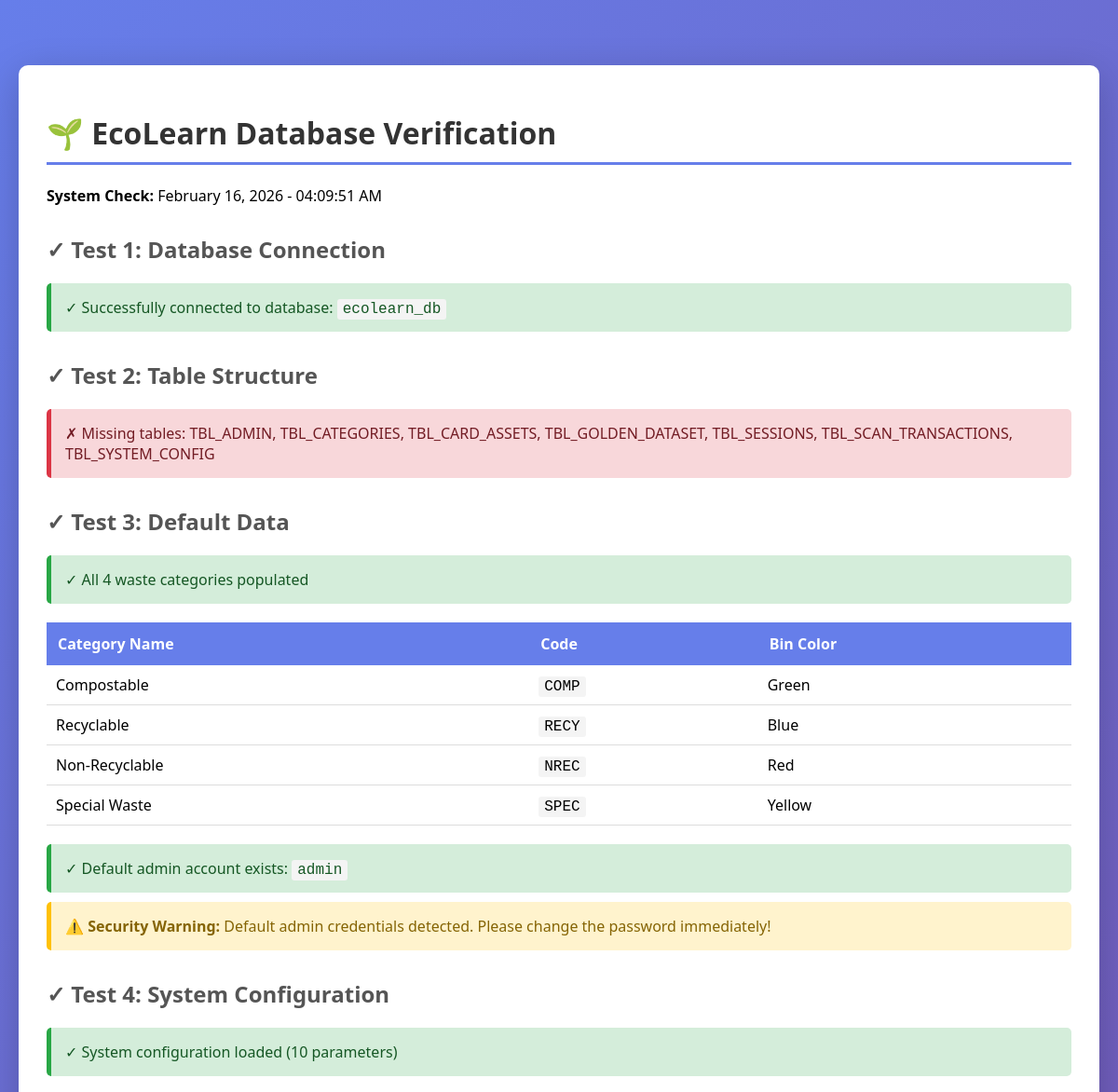
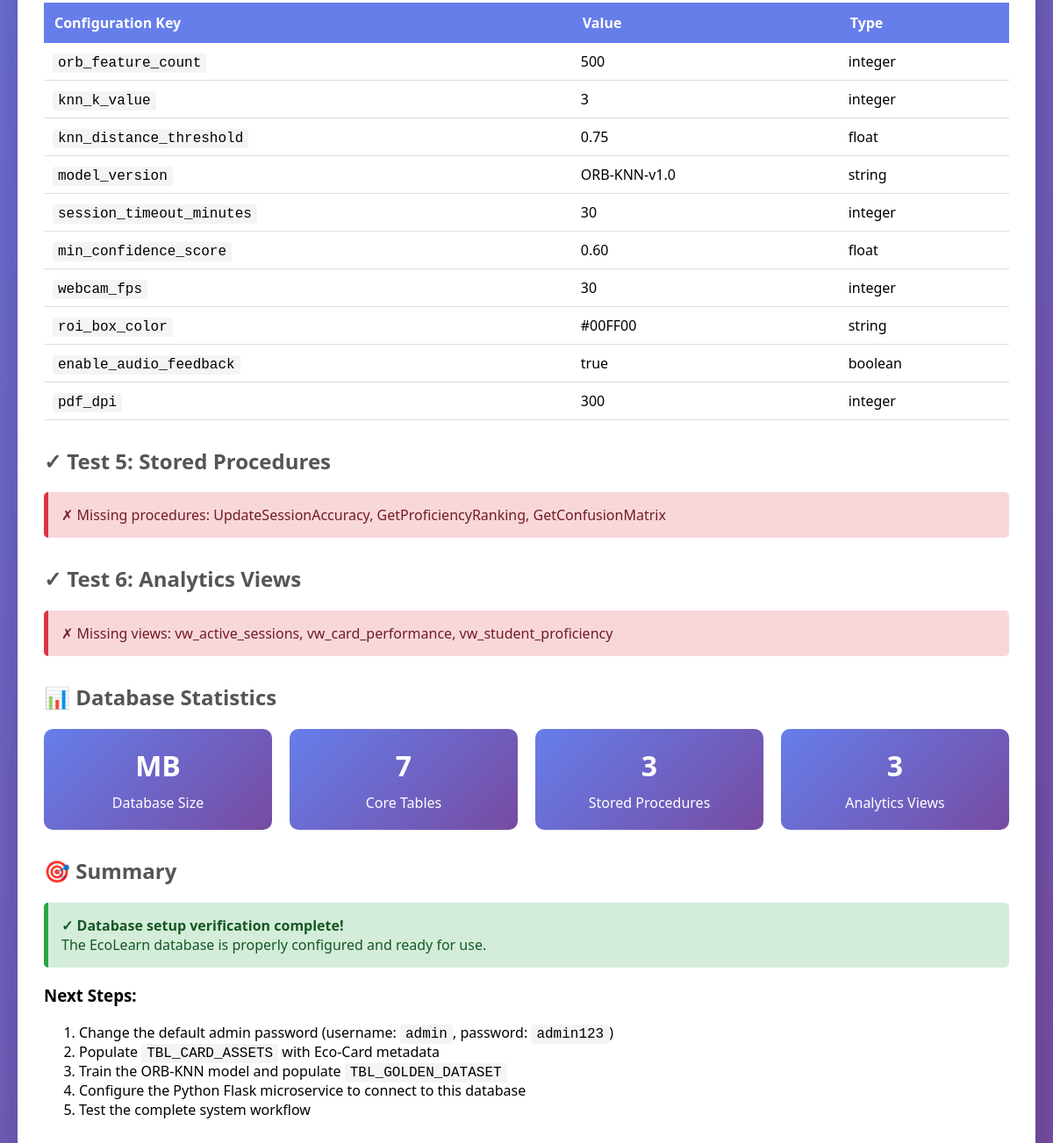
Screenshot of /database/verify_database.php with the database file from the repository (2 pictures, top to bottom).
### tables this page shows
CREATE TABLE TBL_CATEGORIES (
    category_id INT AUTO_INCREMENT PRIMARY KEY,
    category_name VARCHAR(50) NOT NULL UNIQUE COMMENT 'Compostable, Recyclable, Non-Recyclable, Special Waste',
    category_code VARCHAR(20) NOT NULL UNIQUE COMMENT 'Short code: COMP, RECY, NREC, SPEC',
    description TEXT,
    bin_color VARCHAR(30) COMMENT 'Visual identifier: Green, Blue, Red, Yellow',
    display_order INT DEFAULT 0 COMMENT 'For UI sorting',
    is_active TINYINT(1) DEFAULT 1,
    created_at TIMESTAMP DEFAULT CURRENT_TIMESTAMP,
    INDEX idx_code (category_code),
    INDEX idx_active (is_active)
);

CREATE TABLE TBL_SYSTEM_CONFIG (
    config_id INT AUTO_INCREMENT PRIMARY KEY,
    config_key VARCHAR(100) NOT NULL UNIQUE,
    config_value TEXT NOT NULL,
    value_type ENUM('string', 'integer', 'float', 'boolean', 'json') DEFAULT 'string',
    description TEXT,
    is_editable TINYINT(1) DEFAULT 1 COMMENT 'Whether admin can modify',
    last_modified TIMESTAMP DEFAULT CURRENT_TIMESTAMP ON UPDATE CURRENT_TIMESTAMP,
    modified_by INT COMMENT 'Admin who last modified',
    FOREIGN KEY (modified_by) REFERENCES TBL_ADMIN(admin_id) ON DELETE SET NULL ON UPDATE CASCADE,
    INDEX idx_key (config_key)
);

### database/verify_database.php (the view, shortened to what this page needs)
<!DOCTYPE html>
<html lang="en">
<head>
</head>
<body>
    <div class="container">
        <h1>🌱 EcoLearn Database Verification</h1>
        <p><strong>System Check:</strong> <?php echo date('F d, Y - h:i:s A'); ?></p>
<?php
echo "<h2>✓ Test 1: Database Connection</h2>";
try {
    $conn = new mysqli(DB_SERVER, DB_USERNAME, DB_PASSWORD, DB_DATABASE);
    $conn->set_charset("utf8mb4");
    echo '<div class="success">✓ Successfully connected to database: <code>' . DB_DATABASE . '</code></div>';
} catch (Exception $e) {
    echo '<div class="error">✗ Connection failed: ' . htmlspecialchars($e->getMessage()) . '</div>';
    echo '<div class="warning">Make sure XAMPP MySQL is running and the database has been imported.</div>';
    exit;
}
echo "<h2>✓ Test 2: Table Structure</h2>";
$tables_required = [
    'TBL_ADMIN',
    'TBL_CATEGORIES',
    'TBL_CARD_ASSETS',
    'TBL_GOLDEN_DATASET',
    'TBL_SESSIONS',
    'TBL_SCAN_TRANSACTIONS',
    'TBL_SYSTEM_CONFIG'
];
$tables_found = [];
$result = $conn->query("SHOW TABLES");
while ($row = $result->fetch_array()) {
    $tables_found[] = $row[0];
}
$missing_tables = array_diff($tables_required, $tables_found);
if (empty($missing_tables)) {
    echo '<div class="success">✓ All 7 required tables exist</div>';
    echo '<table>';
    echo '<tr><th>Table Name</th><th>Row Count</th><th>Status</th></tr>';
    foreach ($tables_required as $table) {
        $count_result = $conn->query("SELECT COUNT(*) as cnt FROM $table");
        $count = $count_result->fetch_assoc()['cnt'];
        echo "<tr><td><code>$table</code></td><td>$count</td><td>✓ OK</td></tr>";
    }
    echo '</table>';
} else {
    echo '<div class="error">✗ Missing tables: ' . implode(', ', $missing_tables) . '</div>';
}
echo "<h2>✓ Test 3: Default Data</h2>";
$cat_result = $conn->query("SELECT COUNT(*) as cnt FROM TBL_CATEGORIES");
$cat_count = $cat_result->fetch_assoc()['cnt'];
if ($cat_count == 4) {
    echo '<div class="success">✓ All 4 waste categories populated</div>';
    $categories = $conn->query("SELECT category_name, category_code, bin_color FROM TBL_CATEGORIES ORDER BY display_order");
    echo '<table>';
    echo '<tr><th>Category Name</th><th>Code</th><th>Bin Color</th></tr>';
    while ($cat = $categories->fetch_assoc()) {
        echo "<tr><td>{$cat['category_name']}</td><td><code>{$cat['category_code']}</code></td><td>{$cat['bin_color']}</td></tr>";
    }
    echo '</table>';
} else {
    echo '<div class="error">✗ Expected 4 categories, found ' . $cat_count . '</div>';
}
$admin_result = $conn->query("SELECT username, full_name, is_active FROM TBL_ADMIN LIMIT 1");
if ($admin_result->num_rows > 0) {
    $admin = $admin_result->fetch_assoc();
    echo '<div class="success">✓ Default admin account exists: <code>' . $admin['username'] . '</code></div>';
    if ($admin['username'] == 'admin') {
        echo '<div class="warning">⚠️ <strong>Security Warning:</strong> Default admin credentials detected. Please change the password immediately!</div>';
    }
} else {
    echo '<div class="error">✗ No admin account found</div>';
}
echo "<h2>✓ Test 4: System Configuration</h2>";
$config_result = $conn->query("SELECT config_key, config_value, value_type FROM TBL_SYSTEM_CONFIG");
if ($config_result->num_rows > 0) {
    echo '<div class="success">✓ System configuration loaded (' . $config_result->num_rows . ' parameters)</div>';
    echo '<table>';
    echo '<tr><th>Configuration Key</th><th>Value</th><th>Type</th></tr>';
    while ($config = $config_result->fetch_assoc()) {
        echo "<tr><td><code>{$config['config_key']}</code></td><td>{$config['config_value']}</td><td>{$config['value_type']}</td></tr>";
    }
    echo '</table>';
} else {
    echo '<div class="error">✗ No system configuration found</div>';
}
echo "<h2>✓ Test 5: Stored Procedures</h2>";
$procedures = ['UpdateSessionAccuracy', 'GetProficiencyRanking', 'GetConfusionMatrix'];
$procs_found = [];
$missing_procs = array_diff($procedures, $procs_found);
if (empty($missing_procs)) {
    echo '<div class="success">✓ All 3 stored procedures exist</div>';
    echo '<ul>';
    foreach ($procedures as $proc) {
        echo "<li><code>$proc</code></li>";
    }
    echo '</ul>';
} else {
    echo '<div class="error">✗ Missing procedures: ' . implode(', ', $missing_procs) . '</div>';
}
echo "<h2>✓ Test 6: Analytics Views</h2>";
$views = ['vw_active_sessions', 'vw_card_performance', 'vw_student_proficiency'];
$views_found = [];
$missing_views = array_diff($views, $views_found);
if (empty($missing_views)) {
    echo '<div class="success">✓ All 3 analytics views exist</div>';
    echo '<ul>';
    foreach ($views as $view) {
        echo "<li><code>$view</code></li>";
    }
    echo '</ul>';
} else {
    echo '<div class="error">✗ Missing views: ' . implode(', ', $missing_views) . '</div>';
}
echo "<h2>📊 Database Statistics</h2>";
echo '<div class="stats">';
$size_result = $conn->query("
    SELECT
        ROUND(SUM(data_length + index_length) / 1024 / 1024, 2) AS size_mb
    FROM information_schema.TABLES
    WHERE table_schema = '" . DB_DATABASE . "'
");
$size = $size_result->fetch_assoc()['size_mb'];
echo '<div class="stat-box">';
echo '<h3>' . $size . ' MB</h3>';
echo '<p>Database Size</p>';
echo '</div>';
echo '<div class="stat-box">';
echo '<h3>7</h3>';
echo '<p>Core Tables</p>';
echo '</div>';
echo '<div class="stat-box">';
echo '<h3>3</h3>';
echo '<p>Stored Procedures</p>';
echo '</div>';
echo '<div class="stat-box">';
echo '<h3>3</h3>';
echo '<p>Analytics Views</p>';
echo '</div>';
echo '</div>';
echo "<h2>🎯 Summary</h2>";
echo '<div class="success">';
echo '<strong>✓ Database setup verification complete!</strong><br>';
echo 'The EcoLearn database is properly configured and ready for use.';
echo '</div>';
echo '<h3>Next Steps:</h3>';
echo '<ol>';
echo '<li>Change the default admin password (username: <code>admin</code>, password: <code>admin123</code>)</li>';
echo '<li>Populate <code>TBL_CARD_ASSETS</code> with Eco-Card metadata</li>';
echo '<li>Train the ORB-KNN model and populate <code>TBL_GOLDEN_DATASET</code></li>';
echo '<li>Configure the Python Flask microservice to connect to this database</li>';
echo '<li>Test the complete system workflow</li>';
echo '</ol>';
?>
    </div>
</body>
</html>

### database/verify_database.php (style rules this page uses)
body { font-family: 'Segoe UI', Tahoma, Geneva, Verdana, sans-serif; max-width: 1200px; margin: 50px auto; padding: 20px; background: linear-gradient(135deg, #667eea 0%, #764ba2 100%); }
.container { background: white; padding: 30px; border-radius: 10px; box-shadow: 0 10px 40px rgba(0,0,0,0.2); }
h1 { color: #333; border-bottom: 3px solid #667eea; padding-bottom: 10px; }
h2 { color: #555; margin-top: 30px; }
.success { background: #d4edda; color: #155724; padding: 15px; border-left: 5px solid #28a745; margin: 10px 0; border-radius: 5px; }
.error { background: #f8d7da; color: #721c24; padding: 15px; border-left: 5px solid #dc3545; margin: 10px 0; border-radius: 5px; }
.warning { background: #fff3cd; color: #856404; padding: 15px; border-left: 5px solid #ffc107; margin: 10px 0; border-radius: 5px; }
table { width: 100%; border-collapse: collapse; margin: 20px 0; }
th { background: #667eea; color: white; padding: 12px; text-align: left; }
td { padding: 10px; border-bottom: 1px solid #ddd; }
.stats { display: grid; grid-template-columns: repeat(auto-fit, minmax(200px, 1fr)); gap: 20px; margin: 20px 0; }
.stat-box { background: linear-gradient(135deg, #667eea 0%, #764ba2 100%); color: white; padding: 20px; border-radius: 10px; text-align: center; }
.stat-box h3 { margin: 0; font-size: 2em; }
.stat-box p { margin: 10px 0 0 0; }
code { background: #f4f4f4; padding: 2px 6px; border-radius: 3px; font-family: 'Courier New', monospace; }

### rows the page displays
tbl_categories: category_name "Compostable", category_code "COMP", bin_color "Green"
tbl_categories: category_name "Recyclable", category_code "RECY", bin_color "Blue"
tbl_categories: category_name "Non-Recyclable", category_code "NREC", bin_color "Red"
tbl_categories: category_name "Special Waste", category_code "SPEC", bin_color "Yellow"
tbl_system_config: config_key "orb_feature_count", config_value "500", value_type "integer"
tbl_system_config: config_key "knn_k_value", config_value "3", value_type "integer"
tbl_system_config: config_key "knn_distance_threshold", config_value "0.75", value_type "float"
tbl_system_config: config_key "model_version", config_value "ORB-KNN-v1.0", value_type "string"
tbl_system_config: config_key "session_timeout_minutes", config_value "30", value_type "integer"
tbl_system_config: config_key "min_confidence_score", config_value "0.60", value_type "float"
tbl_system_config: config_key "webcam_fps", config_value "30", value_type "integer"
tbl_system_config: config_key "roi_box_color", config_value "#00FF00", value_type "string"
tbl_system_config: config_key "enable_audio_feedback", config_value "true", value_type "boolean"
tbl_system_config: config_key "pdf_dpi", config_value "300", value_type "integer"

### other values shown
DB_DATABASE "ecolearn_db"
implode(', ', $missing_tables) "TBL_ADMIN, TBL_CATEGORIES, TBL_CARD_ASSETS, TBL_GOLDEN_DATASET, TBL_SESSIONS, TBL_SCAN_TRANSACTIONS, TBL_SYSTEM_CONFIG"
$admin['username'] "admin"
$config_result->num_rows "10"
implode(', ', $missing_procs) "UpdateSessionAccuracy, GetProficiencyRanking, GetConfusionMatrix"
implode(', ', $missing_views) "vw_active_sessions, vw_card_performance, vw_student_proficiency"
